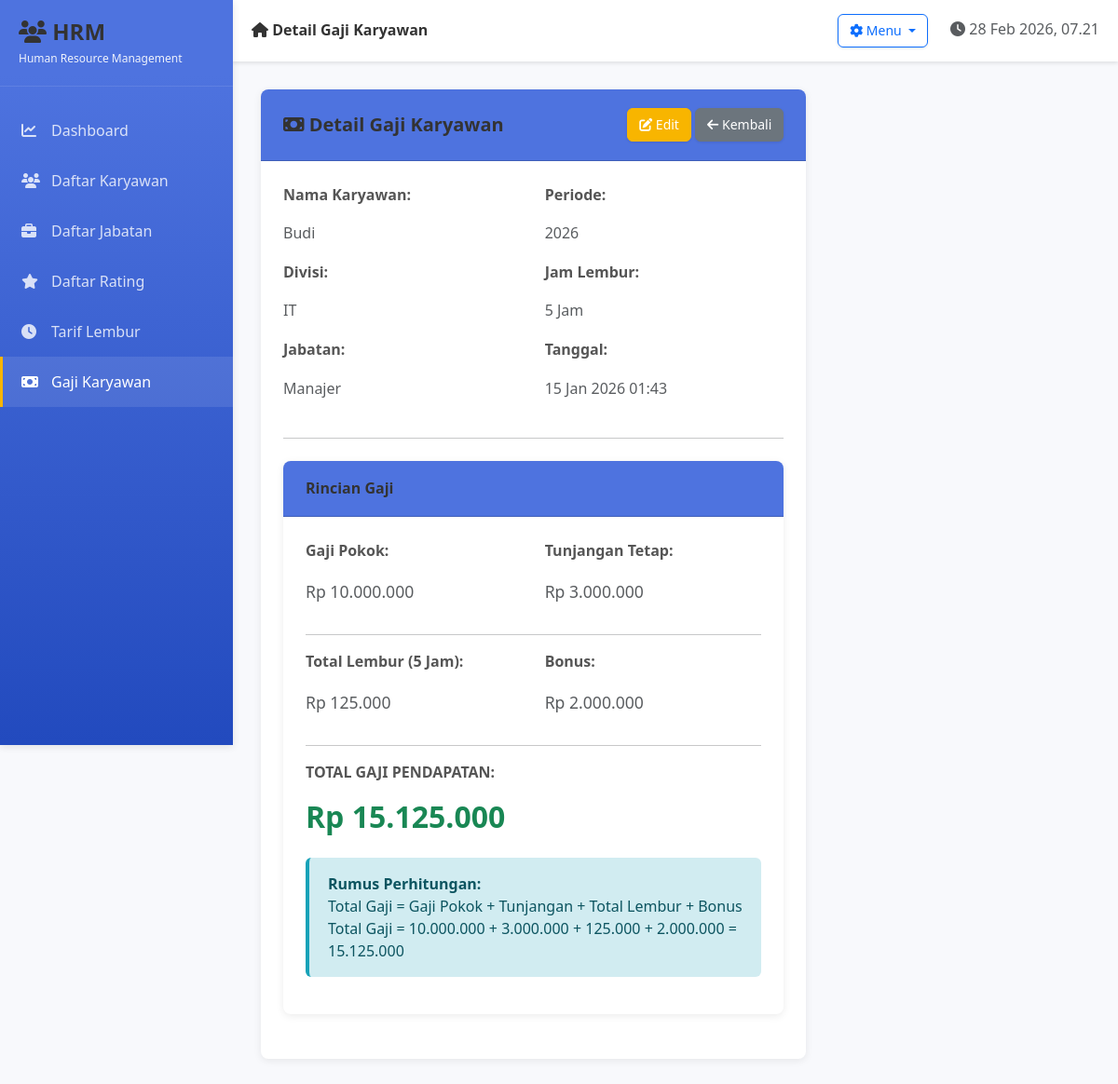
/views/gaji-detail.php?id=1, run on the app's committed database.
### tables this page shows
CREATE TABLE `gaji` (
  `id` int(11) NOT NULL,
  `id_karyawan` int(11) NOT NULL,
  `id_lembur` int(11) NOT NULL,
  `periode` year(4) NOT NULL,
  `lama_lembur` int(11) NOT NULL,
  `total_lembur` int(11) NOT NULL,
  `total_bonus` int(11) NOT NULL,
  `total_tunjangan` int(11) NOT NULL,
  `total_pendapatan` int(11) NOT NULL,
  `created_at` timestamp NOT NULL DEFAULT current_timestamp()
);

CREATE TABLE `karyawan` (
  `id` int(11) NOT NULL,
  `id_jabatan` int(11) NOT NULL,
  `id_rating` int(11) NOT NULL,
  `nama` varchar(100) NOT NULL,
  `divisi` varchar(100) DEFAULT NULL,
  `alamat` text DEFAULT NULL,
  `umur` varchar(10) DEFAULT NULL,
  `jenis_kelamin` varchar(20) DEFAULT NULL,
  `status` varchar(50) DEFAULT NULL,
  `aktif` tinyint(1) NOT NULL DEFAULT 1,
  `path_image` varchar(255) DEFAULT NULL,
  `created_at` timestamp NOT NULL DEFAULT current_timestamp()
);

CREATE TABLE `jabatan` (
  `id` int(11) NOT NULL,
  `nama` varchar(100) NOT NULL,
  `gaji_pokok` int(11) NOT NULL,
  `tunjangan` int(11) NOT NULL,
  `created_at` timestamp NOT NULL DEFAULT current_timestamp()
);

### config/Database.php (called while the page is built, shortened)
<?php
class Database {
    private $host = "localhost";
    private $user = "root";
    private $pass = "";
    private $db = "kantor";
    private $conn;
    private function connect() {
        $this->conn = mysqli_connect($this->host, $this->user, $this->pass, $this->db);
        mysqli_set_charset($this->conn, "utf8mb4");
    }
    public function query($sql) {
        return mysqli_query($this->conn, $sql);
    }
    public function escape($str) {
        return mysqli_real_escape_string($this->conn, $str);
    }
}

### classes/Model.php (called while the page is built, shortened)
<?php
class Model {
    protected $db;
    public function __construct() {
        require_once __DIR__ . '/../config/Database.php';
        $this->db = new Database();
    }
    public function query($sql) {
        return $this->db->query($sql);
    }
    public function fetch($sql) {
        $result = $this->query($sql);
        if ($result && mysqli_num_rows($result) > 0) {
            return mysqli_fetch_assoc($result);
        }
        return null;
    }
    public function escape($str) {
        return $this->db->escape($str);
    }
}

### models/Gaji.php (called while the page is built, shortened)
<?php
require_once __DIR__ . '/../classes/Model.php';
class Gaji extends Model {
    protected $table = 'gaji';
    public function getById($id) {
        $id = $this->escape($id);
        $sql = "SELECT g.*, k.nama as karyawan_nama, k.divisi, j.nama as jabatan_nama, j.gaji_pokok, j.tunjangan,
                r.rating, r.presentase_bonus, l.tarif as tarif_lembur
                FROM {$this->table} g
                LEFT JOIN karyawan k ON g.id_karyawan = k.id
                LEFT JOIN jabatan j ON k.id_jabatan = j.id
                LEFT JOIN rating r ON k.id_rating = r.id
                LEFT JOIN lembur l ON g.id_lembur = l.id
                WHERE g.id = '$id'";
        return $this->fetch($sql);
    }
}

### views/gaji-detail.php (the view, shortened to what this page needs)
<?php
require_once __DIR__ . '/../models/Gaji.php';
$gaji_model = new Gaji();
$data = $gaji_model->getById($_GET['id']);
include __DIR__ . '/layout.php';
?>
<div class="row">
    <div class="col-lg-8">
        <div class="card">
            <div class="card-header d-flex justify-content-between align-items-center">
                <h5 class="mb-0"><i class="fas fa-money-bill"></i> Detail Gaji Karyawan</h5>
                <div>
                    <a href="<?php echo BASE_URL; ?>views/gaji-form.php?id=<?php echo $data['id']; ?>" class="btn btn-warning btn-sm">
                        <i class="fas fa-edit"></i> Edit
                    </a>
                    <a href="<?php echo BASE_URL; ?>views/gaji.php" class="btn btn-secondary btn-sm">
                        <i class="fas fa-arrow-left"></i> Kembali
                    </a>
                </div>
            </div>
            <div class="card-body">
                <div class="row mb-4">
                    <div class="col-md-6">
                        <p><strong>Nama Karyawan:</strong></p>
                        <p class="text-muted"><?php echo htmlspecialchars($data['karyawan_nama']); ?></p>
                        <p><strong>Divisi:</strong></p>
                        <p class="text-muted"><?php echo htmlspecialchars($data['divisi']); ?></p>
                        <p><strong>Jabatan:</strong></p>
                        <p class="text-muted"><?php echo htmlspecialchars($data['jabatan_nama']); ?></p>
                    </div>
                    <div class="col-md-6">
                        <p><strong>Periode:</strong></p>
                        <p class="text-muted"><?php echo $data['periode']; ?></p>
                        <p><strong>Jam Lembur:</strong></p>
                        <p class="text-muted"><?php echo $data['lama_lembur']; ?> Jam</p>
                        <p><strong>Tanggal:</strong></p>
                        <p class="text-muted"><?php echo date('d M Y H:i', strtotime($data['created_at'])); ?></p>
                    </div>
                </div>
                <hr>
                <div class="card mt-4 mb-4">
                    <div class="card-header bg-primary">
                        <h6 class="mb-0">Rincian Gaji</h6>
                    </div>
                    <div class="card-body">
                        <div class="row mb-3">
                            <div class="col-md-6">
                                <p><strong>Gaji Pokok:</strong></p>
                                <p class="text-muted" style="font-size: 1.1rem;">
                                    <?php echo 'Rp ' . number_format($data['gaji_pokok'], 0, ',', '.'); ?>
                                </p>
                            </div>
                            <div class="col-md-6">
                                <p><strong>Tunjangan Tetap:</strong></p>
                                <p class="text-muted" style="font-size: 1.1rem;">
                                    <?php echo 'Rp ' . number_format($data['total_tunjangan'], 0, ',', '.'); ?>
                                </p>
                            </div>
                        </div>
                        <hr>
                        <div class="row mb-3">
                            <div class="col-md-6">
                                <p><strong>Total Lembur (<?php echo $data['lama_lembur']; ?> Jam):</strong></p>
                                <p class="text-muted" style="font-size: 1.1rem;">
                                    <?php echo 'Rp ' . number_format($data['total_lembur'], 0, ',', '.'); ?>
                                </p>
                            </div>
                            <div class="col-md-6">
                                <p><strong>Bonus:</strong></p>
                                <p class="text-muted" style="font-size: 1.1rem;">
                                    <?php echo 'Rp ' . number_format($data['total_bonus'], 0, ',', '.'); ?>
                                </p>
                            </div>
                        </div>
                        <hr>
                        <div class="row">
                            <div class="col-md-12">
                                <p><strong>TOTAL GAJI PENDAPATAN:</strong></p>
                                <h3 class="text-success" style="font-size: 2rem;">
                                    <strong><?php echo 'Rp ' . number_format($data['total_pendapatan'], 0, ',', '.'); ?></strong>
                                </h3>
                            </div>
                        </div>
                        <div class="alert alert-info mt-3">
                            <strong>Rumus Perhitungan:</strong><br>
                            Total Gaji = Gaji Pokok + Tunjangan + Total Lembur + Bonus<br>
                            Total Gaji = <?php echo number_format($data['gaji_pokok'], 0, ',', '.'); ?> + <?php echo number_format($data['total_tunjangan'], 0, ',', '.'); ?> + <?php echo number_format($data['total_lembur'], 0, ',', '.'); ?> + <?php echo number_format($data['total_bonus'], 0, ',', '.'); ?> = <?php echo number_format($data['total_pendapatan'], 0, ',', '.'); ?>
                        </div>
                    </div>
                </div>
            </div>
        </div>
    </div>
</div>
<?php include __DIR__ . '/layout-footer.php'; ?>

### assets/css/style.css (style rules this page uses)
:root { --primary-color: #4e73df; --secondary-color: #858796; --success-color: #1cc88a; --danger-color: #e74c3c; --warning-color: #f8b500; --info-color: #17a2b8; --light-bg: #f8f9fc; --sidebar-width: 250px; }
html, body { width: 100%; height: 100%; margin: 0; padding: 0; overflow-x: hidden; }
body { background-color: var(--light-bg); font-family: 'Segoe UI', Tahoma, Geneva, Verdana, sans-serif; }
.card { border: none; box-shadow: 0 2px 8px rgba(0,0,0,0.08); border-radius: 8px; }
.card-header { background-color: var(--primary-color) !important; color: white !important; border-radius: 8px 8px 0 0 !important; padding: 15px 20px !important; font-weight: 600; }
.btn-warning { background-color: var(--warning-color); border-color: var(--warning-color); color: white; }
.alert { border-radius: 6px; border: none; padding: 15px 20px; }
.alert-info { background-color: #d1ecf1; color: #0c5460; }
.card { border: none; box-shadow: 0 2px 8px rgba(0,0,0,0.08); border-radius: 8px; transition: box-shadow 0.3s ease, transform 0.3s ease; }
.btn { font-weight: 500; border-radius: 6px; transition: all 0.3s ease; box-shadow: 0 1px 3px rgba(0,0,0,0.1); }
.btn-sm { padding: 0.4rem 0.75rem; font-size: 0.875rem; }
.card-body { padding: 1.5rem; }
.card-header { padding: 1.25rem 1.5rem !important; }
h1, h2, h3, h4, h5, h6 { color: #333; font-weight: 600; margin-bottom: 0.5rem; }
p { color: #555; line-height: 1.6; }
a { color: var(--primary-color); text-decoration: none; transition: color 0.2s ease; }
.alert { border-radius: 6px; border: none; padding: 1rem 1.25rem; }
.alert-info { background-color: #d1ecf1; color: #0c5460; border-left: 4px solid var(--info-color); }
html { scroll-behavior: smooth; }

### data on the page
gaji: id_karyawan.nama "Budi", id_karyawan.divisi "IT", jabatan.nama "Manajer", periode "2026", lama_lembur "5", created_at "15 Jan 2026 01:43", jabatan.gaji_pokok "10.000.000", total_tunjangan "3.000.000", total_lembur "125.000", total_bonus "2.000.000", total_pendapatan "15.125.000"

### other printed values
$page_title "Detail Gaji Karyawan"
